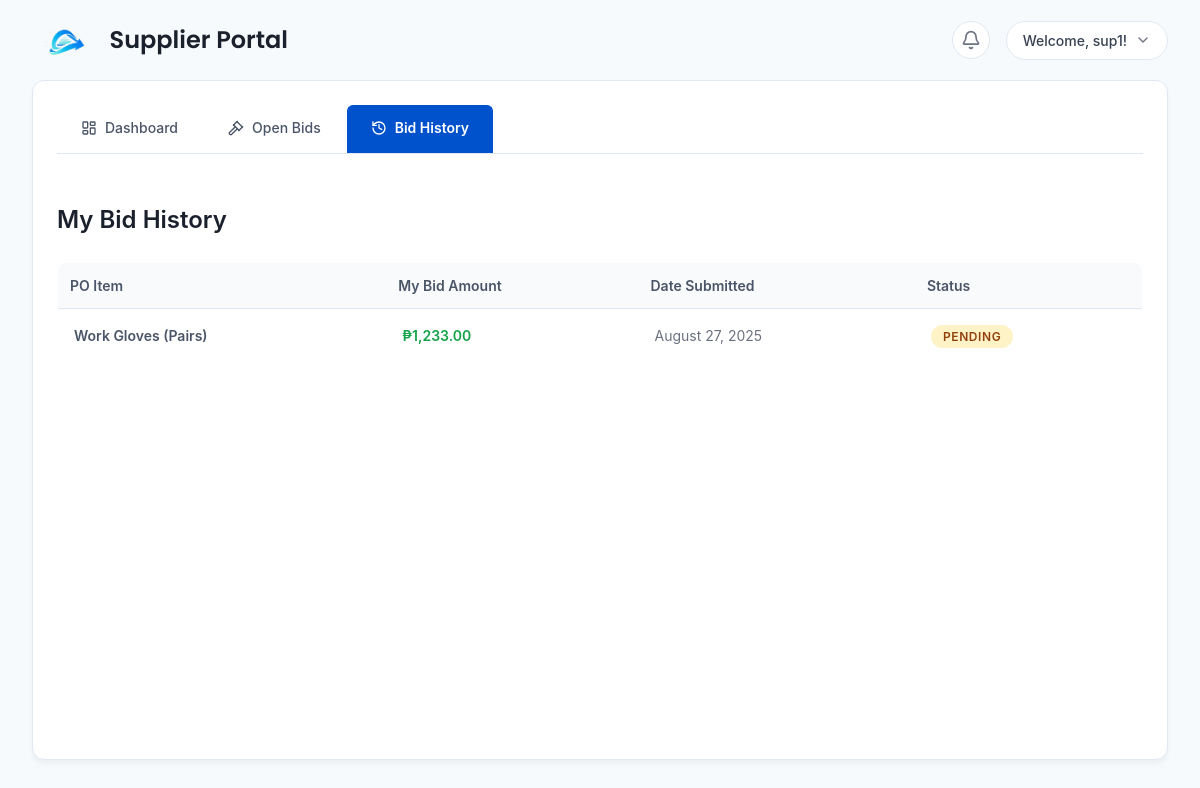
/pages/supplier_bid_history.php (signed in), run on the app's committed database.
### tables this page shows
CREATE TABLE `bids` (
  `id` int NOT NULL,
  `po_id` int NOT NULL,
  `supplier_id` int NOT NULL,
  `bid_amount` decimal(10,2) NOT NULL,
  `notes` text,
  `bid_date` timestamp NULL DEFAULT CURRENT_TIMESTAMP,
  `status` varchar(50) DEFAULT 'Pending'
);

CREATE TABLE `purchase_orders` (
  `id` int NOT NULL,
  `supplier_id` int DEFAULT NULL,
  `item_name` varchar(255) NOT NULL,
  `quantity` int NOT NULL,
  `status` varchar(50) DEFAULT 'Pending',
  `order_date` timestamp NULL DEFAULT CURRENT_TIMESTAMP,
  `ends_at` datetime DEFAULT NULL,
  `awarded_to_supplier_id` int DEFAULT NULL,
  `awarded_at` timestamp NULL DEFAULT NULL
);

### includes/functions/bids.php (called while the page is built, shortened)
<?php
function getSupplierIdFromUsername($username) {
    $conn = getDbConnection();
    $stmt = $conn->prepare("SELECT supplier_id FROM users WHERE username = ? AND role = 'supplier'");
    $stmt->bind_param("s", $username);
    $stmt->execute();
    $result = $stmt->get_result();
    $user = $result->fetch_assoc();
    return $user ? (int)$user['supplier_id'] : null;
}
function getBidsBySupplier($supplier_id) {
    $conn = getDbConnection();
    $stmt = $conn->prepare(
        "SELECT b.*, po.item_name
         FROM bids b
         JOIN purchase_orders po ON b.po_id = po.id
         WHERE b.supplier_id = ?
         ORDER BY b.bid_date DESC"
    );
    $stmt->bind_param("i", $supplier_id);
    $stmt->execute();
    $result = $stmt->get_result();
    $bids = $result ? $result->fetch_all(MYSQLI_ASSOC) : [];
    return $bids;
}
?>

### pages/supplier_bid_history.php (the view, shortened to what this page needs)
<?php
require_once '../includes/functions/bids.php';
$supplier_id = getSupplierIdFromUsername($_SESSION['username']);
$bid_history = getBidsBySupplier($supplier_id);
$currentPage = basename($_SERVER['SCRIPT_NAME']);
?>
<!DOCTYPE html>
<html lang="en">
<head>
    <link rel="stylesheet" href="../assets/css/supplier_portal.css">
    <script src="https://cdn.tailwindcss.com"></script>
</head>
<body>
    <div class="supplier-content-full">
        <?php include '../partials/supplier_header.php'; ?>
        <div class="supplier-content-area">
            <div class="supplier-tabs-container">
                <div class="supplier-tabs-bar">
                    <a href="supplier_dashboard.php" class="supplier-tab-button <?php echo ($currentPage === 'supplier_dashboard.php') ? 'active' : ''; ?>">
                        <i data-lucide="layout-dashboard" class="tab-icon"></i>
                        Dashboard
                    </a>
                    <a href="supplier_bidding.php" class="supplier-tab-button <?php echo ($currentPage === 'supplier_bidding.php') ? 'active' : ''; ?>">
                        <i data-lucide="gavel" class="tab-icon"></i>
                        Open Bids
                    </a>
                    <a href="supplier_bid_history.php" class="supplier-tab-button <?php echo ($currentPage === 'supplier_bid_history.php') ? 'active' : ''; ?>">
                        <i data-lucide="history" class="tab-icon"></i>
                        Bid History
                    </a>
                </div>
            </div>
            <div class="supplier-content-container">
                <div class="content-card">
                    <h2 class="content-title">My Bid History</h2>
                    <div class="overflow-x-auto">
                        <table class="data-table">
                            <thead>
                                <tr>
                                    <th>PO Item</th>
                                    <th>My Bid Amount</th>
                                    <th>Date Submitted</th>
                                    <th>Status</th>
                                </tr>
                            </thead>
                            <tbody>
                                <?php if (empty($bid_history)): ?>
                                    <tr>
                                        <td colspan="4" class="empty-state">
                                            <div class="empty-state-content">
                                                <i data-lucide="history" class="empty-state-icon"></i>
                                                <p>You have not submitted any bids yet.</p>
                                            </div>
                                        </td>
                                    </tr>
                                <?php else: foreach($bid_history as $bid): ?>
                                <tr>
                                    <td class="table-item-name"><?php echo htmlspecialchars($bid['item_name']); ?></td>
                                    <td class="table-amount">₱<?php echo number_format($bid['bid_amount'], 2); ?></td>
                                    <td class="table-date"><?php echo date("F j, Y", strtotime($bid['bid_date'])); ?></td>
                                    <td>
                                        <span class="status-badge <?php
                                            if ($bid['status'] === 'Awarded') echo 'status-awarded';
                                            elseif ($bid['status'] === 'Rejected') echo 'status-rejected';
                                            elseif ($bid['status'] === 'Pending') echo 'status-pending';
                                            else echo 'bg-gray-100 text-gray-700';
                                        ?>">
                                            <?php echo htmlspecialchars($bid['status']); ?>
                                        </span>
                                    </td>
                                </tr>
                                <?php endforeach; endif; ?>
                            </tbody>
                        </table>
                    </div>
                </div>
            </div>
        </div>
    </div>
</body>
</html>

### assets/css/supplier_portal.css (style rules this page uses)
:root { --sp-primary: #0052cc; --sp-secondary: #f2f7ff; --sp-text: #4a5568; --sp-heading: #1a202c; --sp-bg: #f7fafc; --sp-card-bg: #ffffff; --sp-border: #e2e8f0; --sp-shadow: rgba(0, 0, 0, 0.05); --layout-max-width: 1400px; --content-max-width: 1200px; }
body { font-family: 'Inter', 'Poppins', sans-serif; background-color: var(--sp-bg); color: var(--sp-text); margin: 0; padding: 0; }
.supplier-content-full { width: 100%; min-height: 100vh; display: flex; flex-direction: column; max-width: var(--layout-max-width); margin: 0 auto; background-color: var(--sp-bg); }
.supplier-content-area { background-color: var(--sp-card-bg); margin: 0 2rem; border-radius: 12px; box-shadow: 0 4px 6px -1px var(--sp-shadow); border: 1px solid var(--sp-border); min-height: calc(100vh - 120px); }
.supplier-tabs-container { max-width: var(--content-max-width); margin: 0 auto; padding: 1.5rem 1.5rem 0 1.5rem; margin-bottom: 1rem; }
.supplier-tabs-bar { display: flex; gap: 2px; border-bottom: 1px solid var(--sp-border); overflow-x: auto; }
.supplier-tab-button { display: flex; align-items: center; padding: 0.75rem 1.5rem; border: none; background: transparent; color: var(--sp-text); text-decoration: none; font-weight: 500; font-size: 0.875rem; border-bottom: 3px solid transparent; transition: all 0.2s ease; white-space: nowrap; cursor: pointer; border-radius: 6px 6px 0 0; }
.tab-icon { width: 1rem; height: 1rem; margin-right: 0.5rem; }
.supplier-tab-button.active { background-color: var(--sp-primary); color: white; border-bottom-color: var(--sp-primary); font-weight: 600; }
.supplier-content-container { max-width: var(--content-max-width); margin: 0 auto; padding: 2rem 1.5rem; width: 100%; }
.content-card { background-color: transparent; padding: 0; border: none; box-shadow: none; margin-bottom: 2rem; }
.content-title { font-size: 1.5rem; font-weight: 600; color: var(--sp-heading); margin-bottom: 1.5rem; }
.data-table { width: 100%; border-collapse: collapse; background-color: var(--sp-card-bg); border-radius: 8px; overflow: hidden; border: 1px solid var(--sp-border); }
.data-table thead { background-color: #f8fafc; }
.data-table th { padding: 0.75rem; text-align: left; font-size: 0.875rem; font-weight: 600; color: var(--sp-text); border-bottom: 1px solid var(--sp-border); }
.data-table td { padding: 1rem; border-bottom: 1px solid #f1f5f9; font-size: 0.875rem; }
.status-badge { padding: 0.25rem 0.75rem; border-radius: 9999px; font-size: 0.75rem; font-weight: 600; text-transform: uppercase; letter-spacing: 0.05em; }
.status-pending { background-color: #fef3c7; color: #92400e; }
.table-item-name { font-weight: 600; }
.table-amount { font-weight: 600; color: #16a34a; }
.table-date { color: #6b7280; }

### data on the page
bids: po.item_name "Work Gloves (Pairs)", bid_amount "1,233.00", bid_date "August 27, 2025", status "PENDING"

### other printed values
$_SESSION['username'] "sup1"
